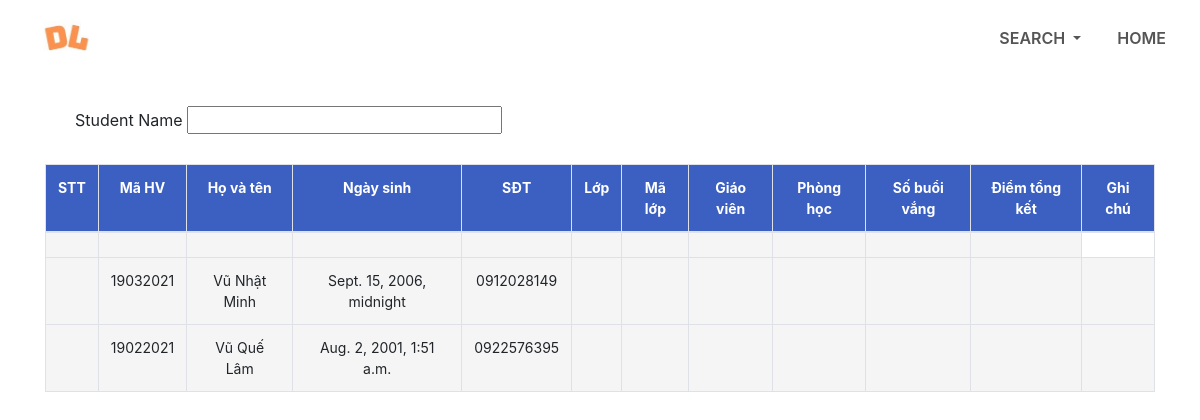
Page /search/search_student on the committed database.
### home/models.py (models this page shows)
class Students(models.Model):
    studentID = models.CharField(max_length=20, primary_key=True)
    studentName = models.CharField(max_length=50)
    studentEmail = models.CharField(max_length=100, null=True)
    DOB = models.DateTimeField(default=None)
    studentGender = models.CharField(max_length=6, null=True, default=None)
    phoneNumber = models.CharField(max_length=10, null=True, default=None)
    studentEmail = models.EmailField(default=None)
    belongToCourse = models.ManyToManyField(CourseList)

### home/views.py (the view, shortened to what this page needs)
# urls.py: path('search/search_student', views.SearchStudent.as_view(), name='searchStudent'),
class SearchStudent(View):
    def get(self, request):
        students_data = Students.objects.all().order_by("studentName")
        return render(request, 'searchStudent.html', {'studentData': students_data})

### home/templates/searchStudent.html (shortened to what this page needs)
{% load static %}
<!DOCTYPE html>
<html>
<head>
    <link rel="stylesheet" type = "text/css" href="{% static 'css/style.css' %}">
    <link rel="stylesheet" href="https://stackpath.bootstrapcdn.com/bootstrap/4.1.3/css/bootstrap.min.css">
    <link rel="stylesheet" href= "https://stackpath.bootstrapcdn.com/font-awesome/4.7.0/css/font-awesome.min.css">
</head>
<body>
<section id="nav-bar">
<nav class="navbar navbar-expand-lg navbar-light">
    <a class="navbar-brand" href="{% url 'home:home_page' %}"><img src="{% static 'images/logo.jpg' %}"></a>
    <div class="collapse navbar-collapse" id="navbarNav">
      <ul class="navbar-nav ml-auto">
        <li class="nav-item dropdown">
          <a class="nav-link dropdown-toggle" href="#" id="navbarDropdown" role="button" data-toggle="dropdown" aria-haspopup="true" aria-expanded="false">
            SEARCH
          </a>
        </li>
        <li class="nav-item">
          <a class="nav-link" href="{% url 'home:home_page' %}">HOME</a>
        </li>
      </ul>
    </div>
</nav>
</section>
<section id="search">
    <div class="container">
        <form action="" method="post">
            <div class="search-input">
                Student Name
                <input type="text" name="searchStudent" id="search2">
            </div>
        </form>
        <table class="table table-bordered">
            <thread>
                <tr>
                    <th scope="col">STT</th>
                    <th scope="col">Mã HV</th>
                    <th scope="col">Họ và tên</th>
                    <th scope="col">Ngày sinh</th>
                    <th scope="col">SĐT</th>
                    <th scope="col">Lớp</th>
                    <th scope="col">Mã lớp</th>
                    <th scope="col">Giáo viên</th>
                    <th scope="col">Phòng học</th>
                    <th scope="col">Số buổi vắng</th>
                    <th scope="col">Điểm tổng kết</th>
                    <th scope="col">Ghi chú</th>
                </tr>
            </thread>
            <tbody>
                <tr>
                    <td scope="row"><a name="stt"></a></td>
                    <td><a name="hvId"></a></td>
                    <td><a name="name"></a></td>
                    <td><a name="ngaysinh"></a></td>
                    <td><a name="sdt"></a></td>
                    <td><a name="class"></a></td>
                    <td><a name="classId"></a></td>
                    <td><a name="teacher"></a></td>
                    <td><a name="vang"></a></td>
                    <td><a name="tongket"></a></td>
                    <td><a name="note"></a></td>
                </tr>
                {% for s in studentData %}
                    <tr>
                        <td scope="row"><a name="stt"></a></td>
                        <td><a name="hvId">{{s.studentID}}</a></td>
                        <td><a name="name">{{s.studentName}}</a></td>
                        <td><a name="ngaysinh">{{s.DOB}}</a></td>
                        <td><a name="sdt"></a>{{s.phoneNumber}}</td>
                        <td><a name="class"></a>{{s.belongToCourse.courseName}}</td>
                        <td><a name="classId"></a>{{s.belongToCourse.courseID}}</td>
                        <td><a name="teacher"></a>{{s.belongToCourse.manageTeacher.teacherName}}</td>
                        <td><a name="time"></a>{{s.belongToCourse.schedule}}</td>
                        <td><a name="vang"></a>{{s.studentResult.absentDays}}</td>
                        <td><a name="tongket">{{s.studentResult.GPA}}</a></td>
                        <td><a name="note"></a>{{s.note}}</td>
                    </tr>
                {% endfor %}
            </tbody>
        </table>
    </div>
</section>
</body>
</html>

### home/static/css/style.css (style rules this page uses)
* { margin: 0; padding: 0; }
#nav-bar { position: sticky; top: 0; z-index: 10; }
.navbar-brand img { height: 50px; padding-left: 20px; }
.navbar-nav li { padding: 0 10px; }
.navbar-nav li a { float: right; text-align: left; }
.navbar { background: #fff; }
.nav-link { color: #555!important; font-weight: 600; font-size: 16px; }
::placeholder { color: #999; }
.search-input { margin: 30px; }
.search-input input { width: 30%; }
#search table { border-collapse: collapse; width: 100%; text-align: center; }
.table td, .table th { padding: 12px 15px; border: 1.5px solid #ddd; text-align: center; font-size: 14px; }
.table th { background-color: rgb(60, 96, 194); color: white; }
.table tbody tr { background-color: #f5f5f5; }

### rows in the picture
Students: studentID "19032021", studentName "Vũ Nhật Minh", DOB "Sept. 15, 2006, midnight", phoneNumber "0912028149"
Students: studentID "19022021", studentName "Vũ Quế Lâm", DOB "Aug. 2, 2001, 1:51 a.m.", phoneNumber "0922576395"
